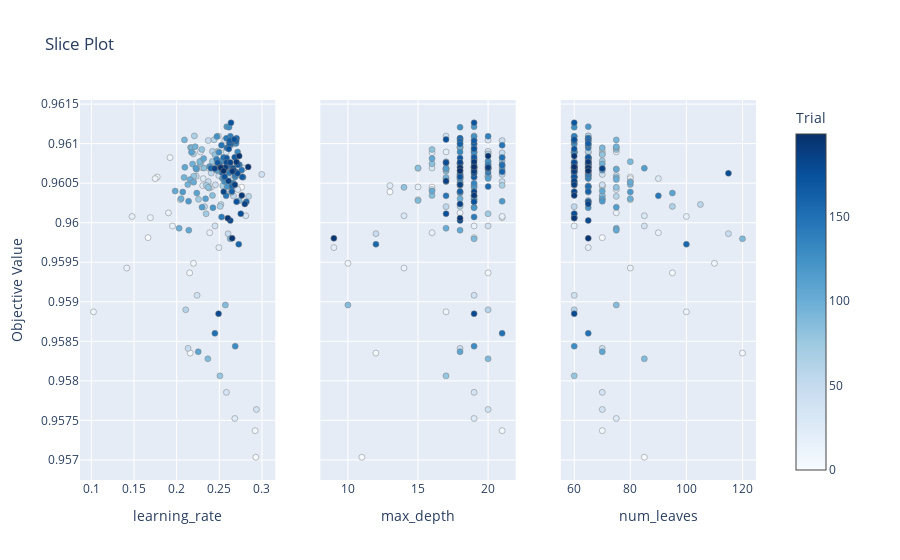

The notebook cell saved with this chart:
### Markdown cell above
### <div style="color:white;display:fill;border-radius:5px;background-color:#e76f51;letter-spacing:0.5px;overflow:hidden"><p style="padding:20px;color:white;overflow:hidden;text-align: left;margin:0;font-size:100%">Gráficos auxiliares</p></div>

### Code cell
# Gráfico de como a variação dos hiperametros afeta o desempenho do modelo 
fig = optuna.visualization.plot_slice(study, params=["learning_rate", "max_depth", "num_leaves"])
fig.show()

### Figure 1 — Plotly figure (JSON) as saved in the notebook; plotly's stock layout.template omitted (floating-point values rounded to 4 significant figures; data arrays with more than 128 entries replaced by an {"elided": "..."} marker saying what was removed)
{"data": [{"marker": {"color": {"elided": "200 int values"}, "colorbar": {"title": {"text": "Trial"}, "x": 1, "xpad": 40}, "colorscale": [[0, "rgb(247,251,255)"], [0.125, "rgb(222,235,247)"], [0.25, "rgb(198,219,239)"], [0.375, "rgb(158,202,225)"], [0.5, "rgb(107,174,214)"], [0.625, "rgb(66,146,198)"], [0.75, "rgb(33,113,181)"], [0.875, "rgb(8,81,156)"], [1, "rgb(8,48,107)"]], "line": {"color": "Grey", "width": 0.5}, "showscale": true}, "mode": "markers", "showlegend": false, "type": "scatter", "x": {"elided": "200 float values"}, "xaxis": "x", "y": {"elided": "200 float values"}, "yaxis": "y"}, {"marker": {"color": {"elided": "200 int values"}, "colorbar": {"title": {"text": "Trial"}, "x": 1, "xpad": 40}, "colorscale": [[0, "rgb(247,251,255)"], [0.125, "rgb(222,235,247)"], [0.25, "rgb(198,219,239)"], [0.375, "rgb(158,202,225)"], [0.5, "rgb(107,174,214)"], [0.625, "rgb(66,146,198)"], [0.75, "rgb(33,113,181)"], [0.875, "rgb(8,81,156)"], [1, "rgb(8,48,107)"]], "line": {"color": "Grey", "width": 0.5}, "showscale": false}, "mode": "markers", "showlegend": false, "type": "scatter", "x": {"elided": "200 int values"}, "xaxis": "x2", "y": {"elided": "200 float values"}, "yaxis": "y2"}, {"marker": {"color": {"elided": "200 int values"}, "colorbar": {"title": {"text": "Trial"}, "x": 1, "xpad": 40}, "colorscale": [[0, "rgb(247,251,255)"], [0.125, "rgb(222,235,247)"], [0.25, "rgb(198,219,239)"], [0.375, "rgb(158,202,225)"], [0.5, "rgb(107,174,214)"], [0.625, "rgb(66,146,198)"], [0.75, "rgb(33,113,181)"], [0.875, "rgb(8,81,156)"], [1, "rgb(8,48,107)"]], "line": {"color": "Grey", "width": 0.5}, "showscale": false}, "mode": "markers", "showlegend": false, "type": "scatter", "x": {"elided": "200 int values"}, "xaxis": "x3", "y": {"elided": "200 float values"}, "yaxis": "y3"}], "layout": {"title": {"text": "Slice Plot"}, "xaxis": {"anchor": "y", "domain": [0, 0.2889], "title": {"text": "learning_rate"}}, "xaxis2": {"anchor": "y2", "domain": [0.3556, 0.6444], "title": {"text": "max_depth"}}, "xaxis3": {"anchor": "y3", "domain": [0.7111, 1], "title": {"text": "num_leaves"}}, "yaxis": {"anchor": "x", "domain": [0, 1], "title": {"text": "Objective Value"}}, "yaxis2": {"anchor": "x2", "domain": [0, 1], "matches": "y", "showticklabels": false}, "yaxis3": {"anchor": "x3", "domain": [0, 1], "matches": "y", "showticklabels": false}}}
